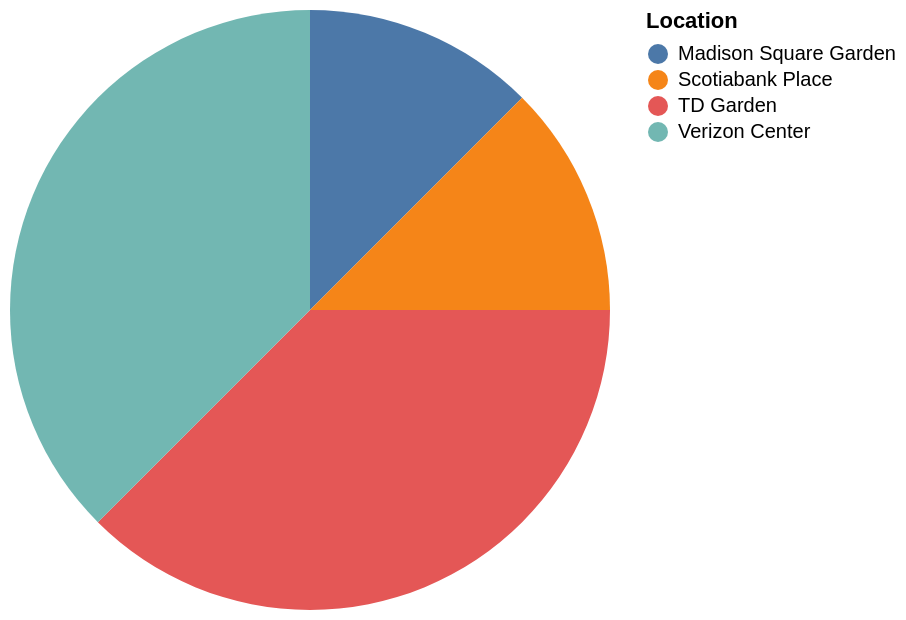

This figure's Vega-Lite source:
### Vega-Lite specification from a JSON file in a GitHub repository (floating-point values rounded to 4 significant figures)
{"data": {"values": [{"x_data": "Madison Square Garden", "y_data": 1}, {"x_data": "Scotiabank Place", "y_data": 1}, {"x_data": "TD Garden", "y_data": 3}, {"x_data": "Verizon Center", "y_data": 3}]}, "mark": "arc", "encoding": {"theta": {"field": "y_data", "type": "quantitative", "title": "COUNT(Location)"}, "color": {"field": "x_data", "type": "nominal", "title": "Location"}}}
